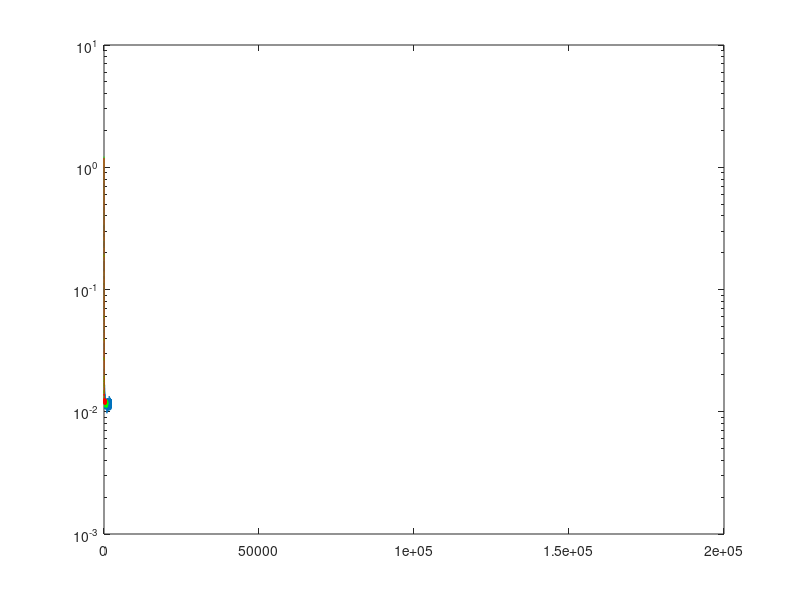

This chart was generated by the following MATLAB code:
clear all

%
load('wo.mat');
w0 = wo;
plot(w0)
h = [0.35,1,-0.35];

runs = 20;
sigman = 0.1;
itn = 300000/2;
N = length(w0);

xi=zeros(itn,1);
M = 64;
P = N/M;
mu = 0.5;
alpha = 0.99;
for k = 1:runs
	x = filter(h,1,randn(itn,1));
    tmp = conv(x,w0);
	d = tmp(1:itn)+sigman*randn(itn,1);
    wF = zeros(2*M,P);
    xF = zeros(2*M,P);
    block_n = 1;
    for n = M+1:M:length(x)-M
        xF = [fft(x(n-M:n+M-1)),xF(:,[1:end-1])];
        yhat = ifft(sum((wF.*xF).').');
        yhat = real(yhat(M+1:end));
        E = d(n:n+M-1)-yhat;
        MU = mu./(sum((abs(xF).^2)')'+0.1);
        EF = fft([zeros(M,1);E]);
        for p = 1:P
            wF(:,p) = wF(:,p)+MU.*EF.*conj(xF(:,p));
        end
        waux = real(ifft(wF));
        wF = fft([waux(1:M,:); zeros(M,P)]);
        xi(block_n) = xi(block_n)+sum(E.^2)/M;
        block_n = block_n+1;
    end
end
xi=xi/runs;
semilogy(xi)

xi=zeros(itn,1);
M = 128;
P = N/M;
mu = 0.5;
alpha = 0.99;
for k = 1:runs
	x = filter(h,1,randn(itn,1));
    tmp = conv(x,w0);
	d = tmp(1:itn)+sigman*randn(itn,1);
    wF = zeros(2*M,P);
    xF = zeros(2*M,P);
    block_n = 1;
    for n = M+1:M:length(x)-M
        xF = [fft(x(n-M:n+M-1)),xF(:,[1:end-1])];
        yhat = ifft(sum((wF.*xF).').');
        yhat = real(yhat(M+1:end));
        E = d(n:n+M-1)-yhat;
        MU = mu./(sum((abs(xF).^2)')'+0.1);
        EF = fft([zeros(M,1);E]);
        for p = 1:P
            wF(:,p) = wF(:,p)+MU.*EF.*conj(xF(:,p));
        end
        waux = real(ifft(wF));
        wF = fft([waux(1:M,:); zeros(M,P)]);
        xi(block_n) = xi(block_n)+sum(E.^2)/M;
        block_n = block_n+1;
    end
end
xi=xi/runs;
hold on
semilogy(xi,'g')

xi=zeros(itn,1);
M = 256;
P = N/M;
mu = 0.5;
alpha = 0.99;
for k = 1:runs
	x = filter(h,1,randn(itn,1));
    tmp = conv(x,w0);
	d = tmp(1:itn)+sigman*randn(itn,1);
    wF = zeros(2*M,P);
    xF = zeros(2*M,P);
    block_n = 1;
    for n = M+1:M:length(x)-M
        xF = [fft(x(n-M:n+M-1)),xF(:,[1:end-1])];
        yhat = ifft(sum((wF.*xF).').');
        yhat = real(yhat(M+1:end));
        E = d(n:n+M-1)-yhat;
        MU = mu./(sum((abs(xF).^2)')'+0.1);
        EF = fft([zeros(M,1);E]);
        for p = 1:P
            wF(:,p) = wF(:,p)+MU.*EF.*conj(xF(:,p));
        end
        waux = real(ifft(wF));
        wF = fft([waux(1:M,:); zeros(M,P)]);
        xi(block_n) = xi(block_n)+sum(E.^2)/M;
        block_n = block_n+1;
    end
end
xi=xi/runs;
hold on
semilogy(xi,'r')

